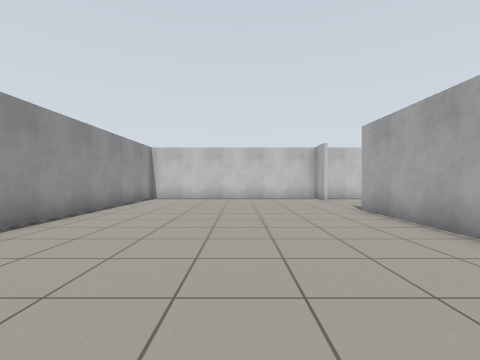
[1] (above)

16 first-person views from a walk through a Gazebo world. The camera is 0.9 m above the floor, looks level and sees 85° across. The floor is counted in squares, 1 m on a side. Each view is taken from the middle of a square. On the plan, view 1 faces up. The plan holds only what a view shows up to about 10 squares ahead; the rest is blank.

[2]
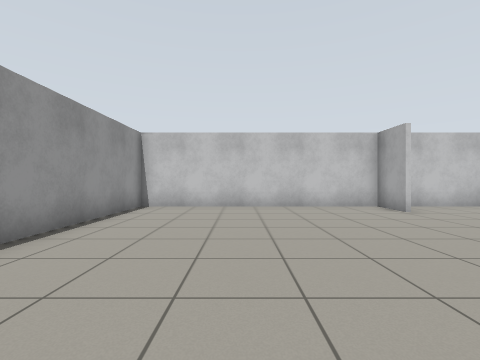

[3]
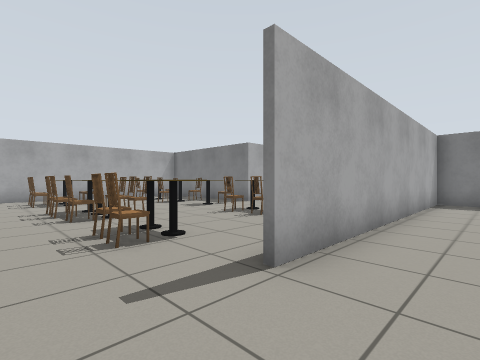

[4]
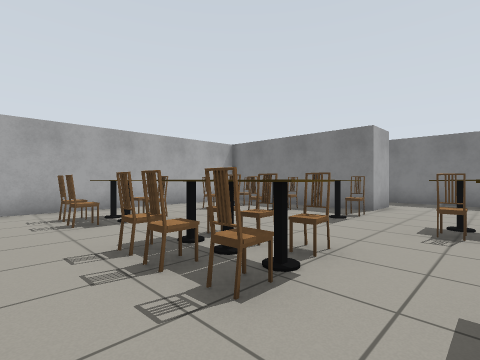

[5]
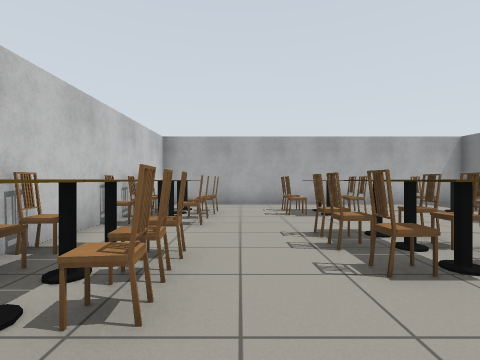

[6]
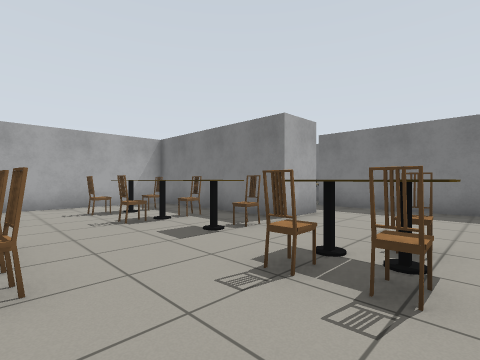

[7]
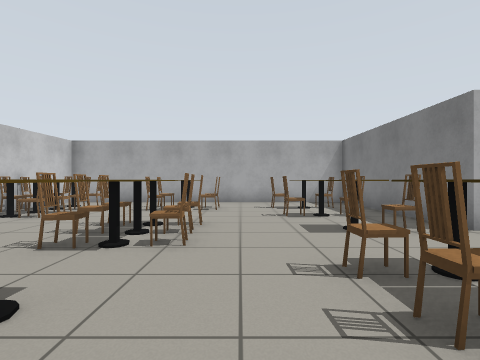

[8]
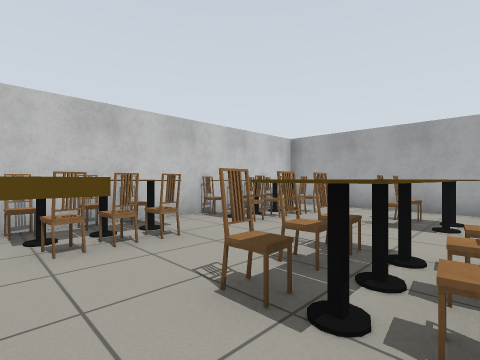

[9]
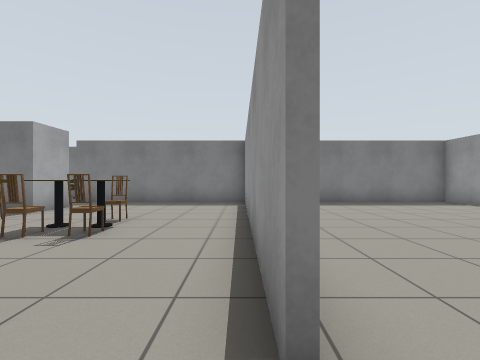

[10]
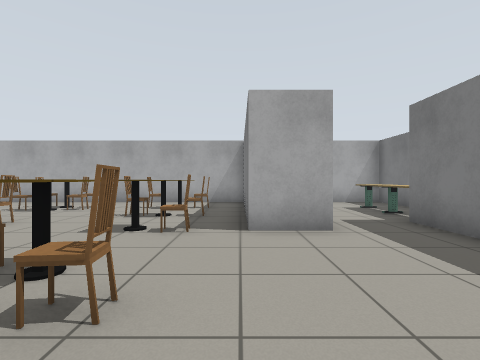

[11]
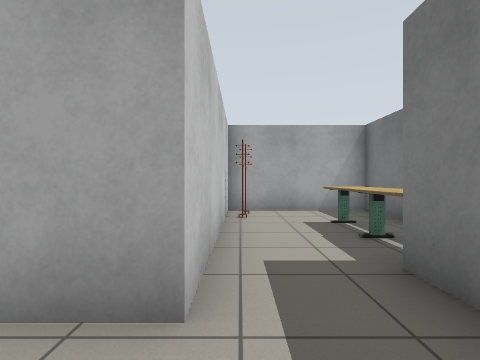

[12]
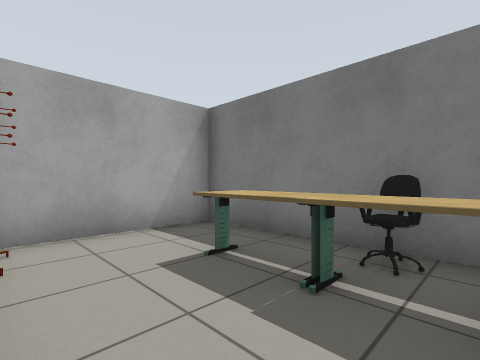

[13]
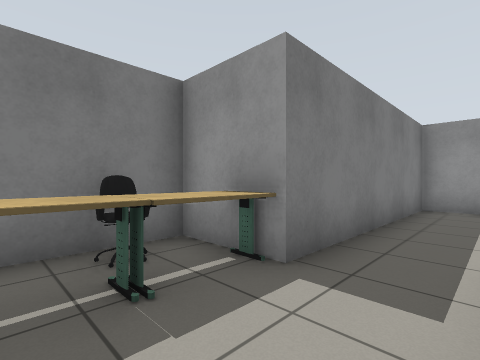

[14]
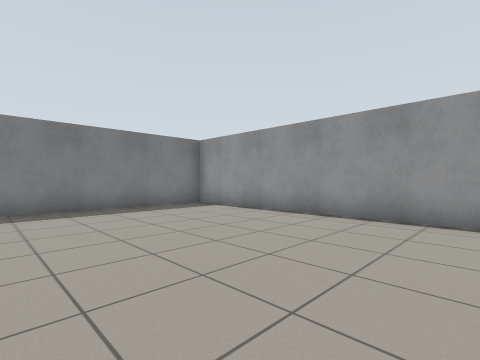

[15]
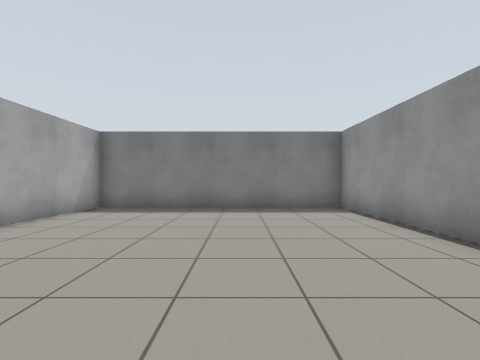

[16]
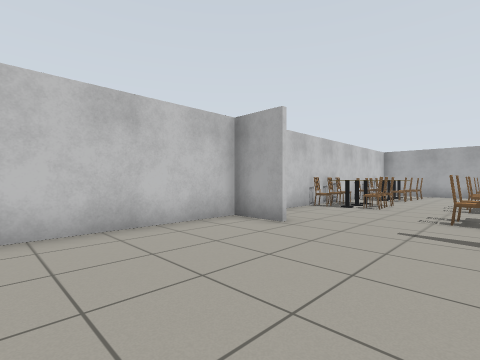

### Floor plan
Ten units are one square. View 1 is at (0, 0); x grows to the right and y downward. Boxes are objects, and circles mark ways between rooms. Rooms are numbered by the first view taken in them; rooms with no view inside come last. Other rooms are left out.
<svg viewBox="-49 -140 210 181">
<path fill="none" stroke="#000" d="M38 -79 38 16M36 -112 36 -129M96 -3 96 -18 156 -18 156 -128 -44 -128 -44 17 96 17M36 18 36 -79M132 -3 96 -3M96 17 106 17M106 36 156 36 156 -4"/>
<rect x="55" y="-85" width="10" height="10" fill="#bbb"><title>chair</title></rect>
<rect x="65" y="-35" width="10" height="10" fill="#bbb"><title>chair</title></rect>
<rect x="65" y="-55" width="10" height="20" fill="#bbb"><title>chair</title></rect>
<rect x="65" y="-85" width="10" height="10" fill="#bbb"><title>table</title></rect>
<rect x="65" y="-125" width="20" height="10" fill="#bbb"><title>chair</title></rect>
<rect x="75" y="-45" width="10" height="10" fill="#bbb"><title>table</title></rect>
<rect x="75" y="-55" width="10" height="10" fill="#bbb"><title>chair</title></rect>
<rect x="75" y="-85" width="20" height="10" fill="#bbb"><title>chair</title></rect>
<rect x="75" y="-115" width="10" height="10" fill="#bbb"><title>chair</title></rect>
<rect x="85" y="-75" width="10" height="10" fill="#bbb"><title>chair</title></rect>
<rect x="85" y="-115" width="10" height="10" fill="#bbb"><title>chair</title></rect>
<rect x="85" y="-125" width="10" height="10" fill="#bbb"><title>chair</title></rect>
<rect x="95" y="-35" width="10" height="10" fill="#bbb"><title>chair</title></rect>
<rect x="95" y="-45" width="10" height="10" fill="#bbb"><title>table</title></rect>
<rect x="95" y="-75" width="10" height="10" fill="#bbb"><title>chair</title></rect>
<rect x="95" y="-95" width="10" height="20" fill="#bbb"><title>chair</title></rect>
<rect x="105" y="-45" width="20" height="10" fill="#bbb"><title>table</title></rect>
<rect x="105" y="-115" width="10" height="10" fill="#bbb"><title>chair</title></rect>
<rect x="105" y="-135" width="10" height="20" fill="#bbb"><title>chair</title></rect>
<rect x="115" y="-35" width="10" height="10" fill="#bbb"><title>chair</title></rect>
<rect x="115" y="-55" width="10" height="10" fill="#bbb"><title>chair</title></rect>
<rect x="115" y="-115" width="10" height="10" fill="#bbb"><title>chair</title></rect>
<rect x="115" y="-125" width="10" height="10" fill="#bbb"><title>chair</title></rect>
<rect x="125" y="-35" width="20" height="10" fill="#bbb"><title>chair</title></rect>
<rect x="125" y="-45" width="20" height="10" fill="#bbb"><title>table</title></rect>
<rect x="125" y="-75" width="10" height="10" fill="#bbb"><title>chair</title></rect>
<rect x="125" y="-95" width="10" height="20" fill="#bbb"><title>chair</title></rect>
<rect x="125" y="-115" width="10" height="10" fill="#bbb"><title>chair</title></rect>
<rect x="125" y="-125" width="10" height="10" fill="#bbb"><title>chair</title></rect>
<rect x="135" y="-55" width="10" height="10" fill="#bbb"><title>chair</title></rect>
<rect x="135" y="-75" width="10" height="10" fill="#bbb"><title>chair</title></rect>
<rect x="135" y="-95" width="10" height="20" fill="#bbb"><title>chair</title></rect>
<rect x="135" y="-115" width="10" height="10" fill="#bbb"><title>other object</title></rect>
<rect x="135" y="-135" width="10" height="20" fill="#bbb"><title>other object</title></rect>
<rect x="105" y="15" width="10" height="20" fill="#bbb"><title>desk</title></rect>
<rect x="115" y="25" width="10" height="10" fill="#bbb"><title>office chair</title></rect>
<rect x="115" y="15" width="20" height="10" fill="#bbb"><title>desk</title></rect>
<rect x="135" y="-5" width="10" height="10" fill="#bbb"><title>rack</title></rect>
<rect x="145" y="-5" width="10" height="10" fill="#bbb"><title>other object</title></rect>
<circle cx="100" cy="5" r="3" fill="#2a7"/>
<text x="50" y="-60">1</text>
<text x="130" y="10">2</text>
</svg>
Room 1 opens to room 2.

Where each view was taken, in squares from view 1:
view 1: 0 up, 0 right, facing up
view 2: 4 up, 1 left, facing up
view 3: 10 up, 2 right, facing down-right
view 4: 10 up, 7 right, facing down-right
view 5: 10 up, 6 right, facing right
view 6: 7 up, 6 right, facing down-right
view 7: 6 up, 5 right, facing right
view 8: 7 up, 7 right, facing up-right
view 9: 9 up, 4 right, facing down
view 10: 2 up, 5 right, facing right
view 11: 0 up, 8 right, facing right
view 12: 0 up, 11 right, facing down-right
view 13: 0 up, 13 right, facing down-left
view 14: 7 up, 2 right, facing down-left
view 15: 7 up, 1 left, facing down
view 16: 8 up, 1 left, facing up-right
